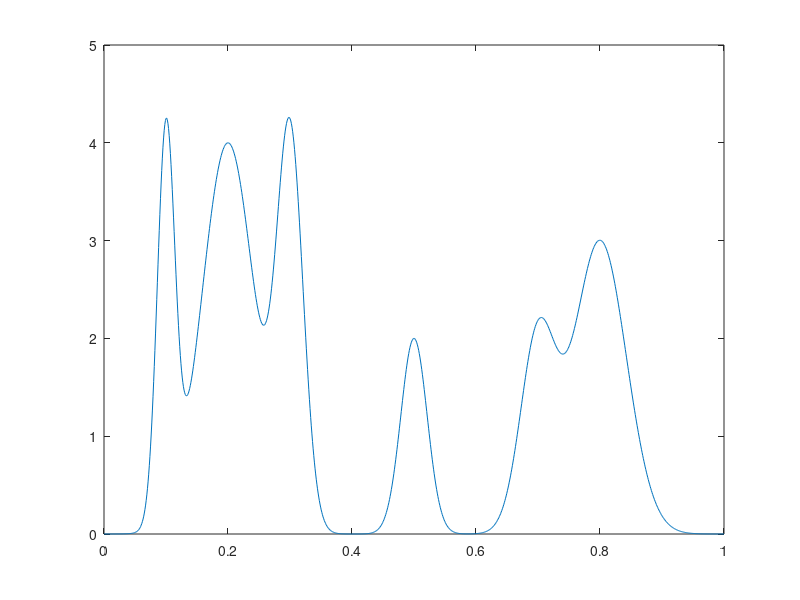

This chart was generated by the following MATLAB code: (Note: this script raises an error after producing the figure.)
%% crossthreshold_demo.mlx
% see also
% 
% |crossthreshold|
% 
% ||

x = linspace(0,1,1000);

Pos = [1 2 3 5 7 8]/10;
Hgt = [4 4 4 2 2 3];
Wdt = [2 6 3 3 4 6]/100;

for n = 1:length(Pos)
    Gauss(n,:) =  Hgt(n)*exp(-((x - Pos(n))/Wdt(n)).^2);
end

PeakSig = sum(Gauss);

%% Rising
%%
figure
plot(x,PeakSig) % see also doc findpeaks

out = crossthreshold('rising',PeakSig',2)

hold on
plot(repmat(x(out),2,1),repmat(ylim',1,length(out)),'r')

plot(xlim,[2 2],'r')

set(gca,'TickDir','out','box','off')

%% Falling
%%
figure
plot(x,PeakSig) % see also doc findpeaks

out = crossthreshold('falling',PeakSig',3)

hold on
plot(repmat(x(out),2,1),repmat(ylim',1,length(out)),'r')

plot(xlim,[3 3],'r')

set(gca,'TickDir','out','box','off')

%% Rising + mincross
%%
figure
plot(x,PeakSig) % see also doc findpeaks

out = crossthreshold('rising',PeakSig',2,'mincross',1.5)

hold on
plot(repmat(x(out),2,1),repmat(ylim',1,length(out)),'r')

plot(xlim,[2 2],'r')

set(gca,'TickDir','out','box','off')

%% Falling + mincross
%%
figure
plot(x,PeakSig) % see also doc findpeaks

out = crossthreshold('falling',PeakSig',3,'mincross',1)

hold on
plot(repmat(x(out),2,1),repmat(ylim',1,length(out)),'r')

plot(xlim,[3 3],'r')

set(gca,'TickDir','out','box','off')

%% Rising + mindelay
%%
figure
plot(x,PeakSig) % see also doc findpeaks

out0 = crossthreshold('rising',PeakSig',2,'Fs',1/(x(2)-x(1)))

out1 = crossthreshold('rising',PeakSig',2,'mindelay',0.1,'Fs',1/(x(2)-x(1)))

hold on
plot(repmat(x(out0),2,1),repmat(ylim',1,length(out0)),'k')
plot(repmat(x(out0),2,1) + 0.1,repmat(ylim',1,length(out0)),'k--')

plot(repmat(x(out1),2,1),repmat(ylim',1,length(out1)),'r')

plot(xlim,[2 2],'r')

set(gca,'TickDir','out','box','off')

%% Rising + mindelay 2
%%
figure
plot(x,PeakSig) % see also doc findpeaks

out0 = crossthreshold('rising',PeakSig',2,'Fs',1/(x(2)-x(1)))

out1 = crossthreshold('rising',PeakSig',2,'mindelay',0.05,'Fs',1/(x(2)-x(1)))

hold on
plot(repmat(x(out0),2,1),repmat(ylim',1,length(out0)),'k')
plot(repmat(x(out0),2,1) + 0.05,repmat(ylim',1,length(out0)),'k--')

plot(repmat(x(out1),2,1),repmat(ylim',1,length(out1)),'r')

plot(xlim,[2 2],'r')

set(gca,'TickDir','out','box','off')